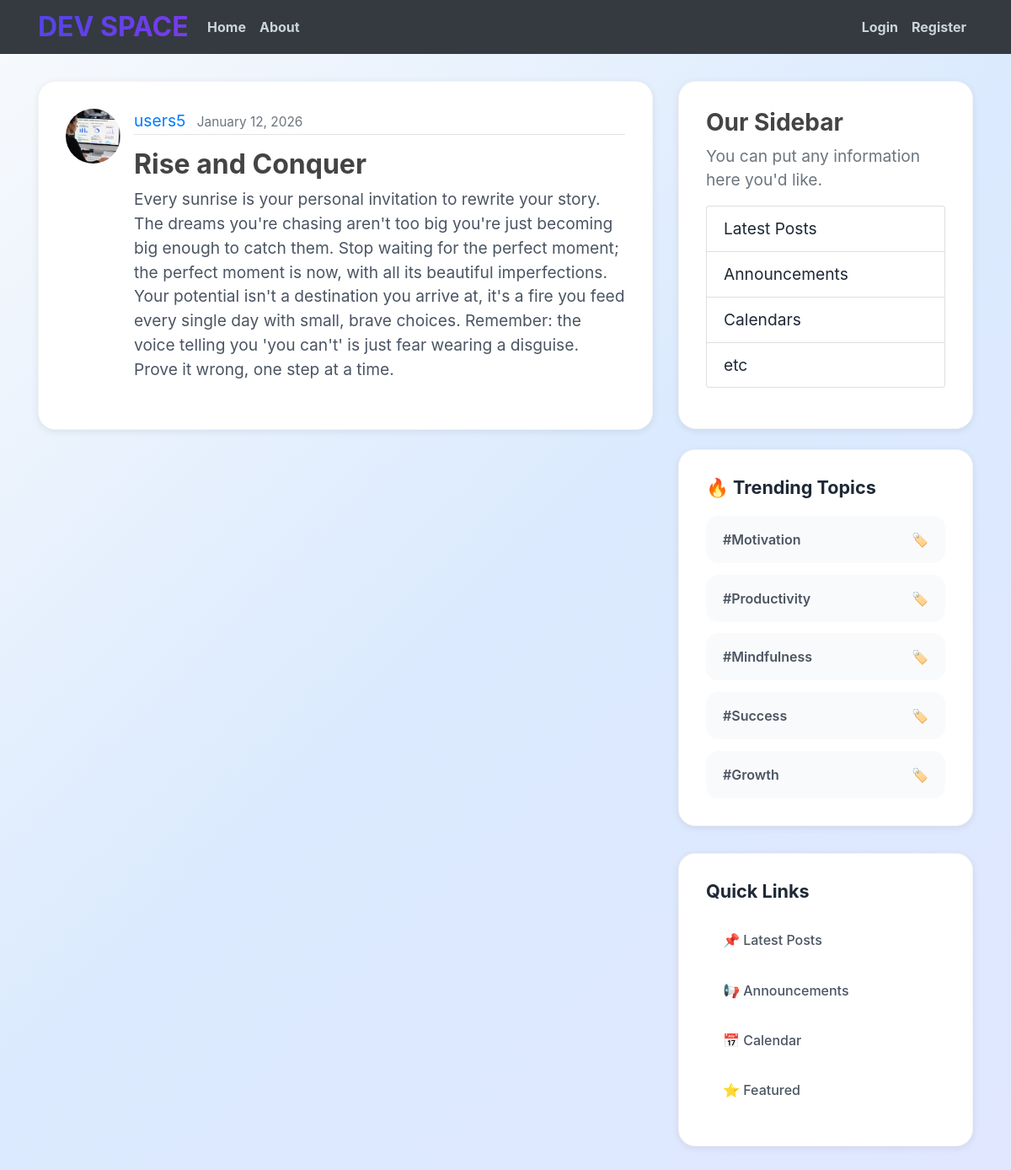
The app's page /post/97/ with its own data.
### blog/models.py (models this page shows, shortened)
class post(models.Model):
    title = models.CharField(max_length=100)
    content = models.TextField()
    date_posted = models.DateTimeField(default=timezone.now)
    author = models.ForeignKey(User, on_delete=models.CASCADE)

### users/models.py (models this page shows, shortened)
class profile(models.Model):
    user = models.OneToOneField(User, on_delete=models.CASCADE)
    image = models.ImageField(default='default.jpg', upload_to='profile_pics')

### blog/views.py (the view)
# urls.py: path('post/<int:pk>/', PostDetailView.as_view(), name='post-detail'),
class PostDetailView(DetailView):
    model = post

### blog/templates/blog/post_detail.html (shortened to what this page needs)
{% extends "blog/base.html" %}
{% block content %}
   <article class="media content-section">
    <img class="rounded-circle article-img" src="{{ object.author.profile.image.url }}">
      <div class="media-body">
       <div class="article-metadata">
      <a class="mr-2" href="{% url 'user-posts' object.author.username %}">{{ object.author }}</a>
      <small class="text-muted">{{ object.date_posted|date:"F d, Y" }}</small>
    </div>
      <h2 class="article-title">{{ object.title }} </h2>
      <p class="article-content">{{ object.content }}</p>
    </div>
   </article>
{% endblock content %}

### blog/static/blog/main.css (style rules this page uses)
* { margin: 0; padding: 0; box-sizing: border-box; }
body { margin-top: 6rem; font-family: -apple-system, BlinkMacSystemFont, 'Segoe UI', Roboto, Oxygen, Ubuntu, Cantarell, sans-serif; background: linear-gradient(135deg, #f8fafc 0%, #dbeafe 50%, #e0e7ff 100%); min-height: 100vh; color: #1f2937; }
h1, h2, h3, h4, h5, h6 { color: #444444; font-weight: bold; }
.content-section { background: white; border-radius: 1.3rem; padding: 2rem; margin-bottom: 1.5rem; box-shadow: 0 2px 8px rgba(0, 0, 0, 0.08); border: 1px solid #f3f4f6; transition: all 0.4s; font-size: 1.2rem; }
.article-title { color: #444444; font-weight: bold; }
.article-content { white-space: pre-line; color: #4b5563; margin-bottom: 1.5rem; }
.article-img { height: 65px; width: 65px; margin-right: 16px; }
.article-metadata { padding-bottom: 1px; margin-bottom: 1rem; border-bottom: 1px solid #e3e3e3 }

### records on screen
post: author.profile.image (picture), author "users5", date_posted "January 12, 2026", title "Rise and Conquer", content "Every sunrise is your personal invitation to rewrite your story. The dreams you're chasing aren't too big you're just becoming big enough to catch them. Stop waiting for the perfect moment; the perfect moment is now, with all its beautiful imperfections. Your potential isn't a destination you arrive at, it's a fire you feed every single day with small, brave choices. Remember: the voice telling you 'you can't' is just fear wearing a disguise. Prove it wrong, one step at a time."
